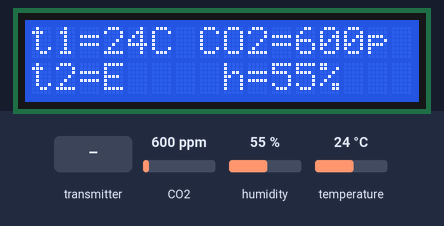
Bench run of a sketch on a simulated Arduino Uno, built with avr-gcc and run on an emulated ATmega328P. Shown: 16×2 character LCD. The test bench sets the inputs (shaded band); at power-on: CO2 600 ppm, humidity 55 %, temperature 24 °C. No radio packets arrive unless stated; what the sketch prints to the serial monitor is not drawn.

Above: at 3.2 s.
3.3 s: the transmitter starts sending data.0 = 0
At 5.4 s:
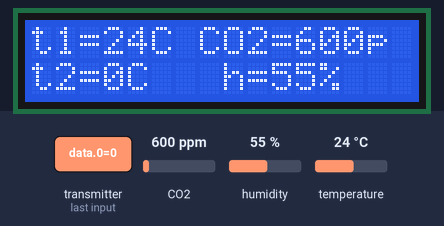
5.8 s: the transmitter starts sending data.0 = 1023
At 7.7 s:
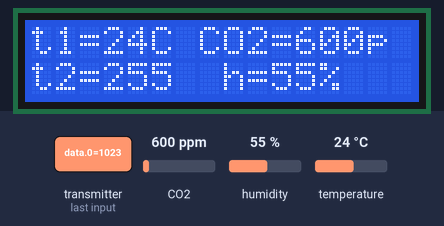
8.3 s: CO2 set to 452 ppm
At 8.7 s:
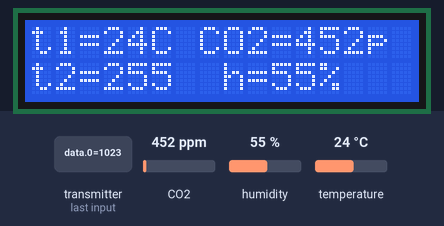
10.8 s: humidity set to 22 %
At 13.0 s:
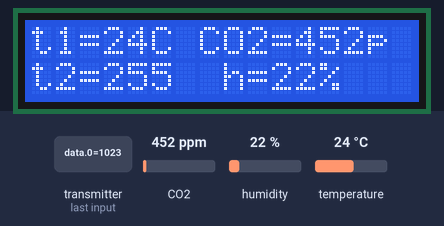
14.0 s: temperature set to 12 °C
At 15.2 s:
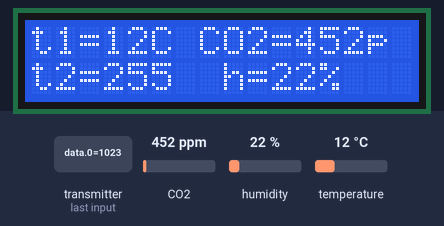
16.5 s: CO2 set to 1050 ppm
At 17.4 s:
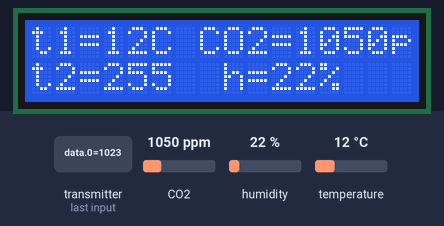
Timing chart, 0 to 19.5 s (numbered marks = the images above; inputs shaded):
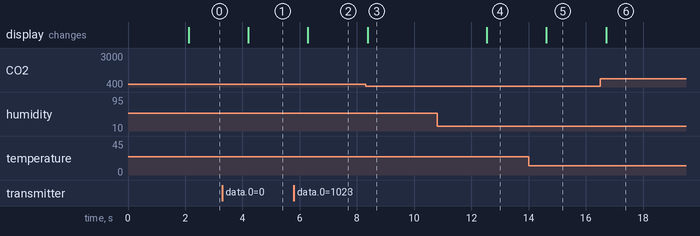

Measured:
- after the input at 3.3 s, the display: changes after 0.91 s (image 1)
- after the input at 5.8 s, the display: changes after 0.49 s (image 2)
- after the input at 8.3 s, the display: changes after 0.07 s (image 3)
- after the input at 10.8 s, the display: changes after 1.7 s (image 4)
- after the input at 14.0 s, the display: changes after 0.62 s (image 5)
- after the input at 16.5 s, the display: changes after 0.21 s (image 6)

The sketch:

priem.ino
```cpp
#include <MQ135.h>

#include <DHT.h>

#include <LiquidCrystal_I2C.h>
#include <SPI.h>
#include <nRF24L01.h>
#include <RF24.h>
#include <RF24_config.h>
#define Gas A1
#define DHTTYPE DHT11   // DHT 22  (AM2302), AM2321
#define DHTPIN 3
LiquidCrystal_I2C lcd(0x27,16,2);
RF24 radio(8, 10);
int data[1];
const uint32_t pipe = 111156789; // адрес рабочей трубы;
DHT dht(DHTPIN, DHTTYPE);
MQ135 gasSensor = MQ135(Gas); // инициализация объекта датчика
///////////////////////////////
int Tgatchick(){
  float t = dht.readTemperature();
  return t;
}
int Hdatchick()
{
  int h=dht.readHumidity();
  return h;
}
void setup() {
  // put your setup cod
 radio.begin();  // инициализация
  delay(2000);
  radio.setDataRate(RF24_1MBPS); // скорость обмена данными RF24_1MBPS или RF24_2MBPS
  radio.setCRCLength(RF24_CRC_8); // размер контрольной суммы 8 bit или 16 bit
  radio.setChannel(0x6f);         // установка канала
  radio.setAutoAck(false);       // автоответ
  radio.openReadingPipe(1, pipe); // открыть трубу на приём
  radio.startListening();        // приём

  dht.begin();
  lcd.init();                       //  Инициируем работу с LCD дисплеем
    lcd.backlight();                  //  Включаем подсветку LCD дисплея
    lcd.setCursor(0, 0);


    Serial.begin(9600);
}

void loop() {
  float rzero = gasSensor.getRZero(); // чтение калибровочных данных
  Serial.println(rzero);
  // put your main code here, to run repeatedly:
lcd.clear();
lcd.print("t1=");
lcd.print(int(dht.readTemperature()));
lcd.print("C");
lcd.setCursor(6, 0);
lcd.print(" CO2=");
lcd.print(int(gasSensor.getPPM()));
lcd.print("p");
lcd.setCursor(0, 1);
lcd.print("t2=");
if(radio.available())
   {                                // Если в буфере имеются принятые данные
        radio.read(data, 1);
        Serial.println(data[0]);
        lcd.print(data[0]);
        lcd.print("C");
   }
   else {
    Serial.println("error-");
   lcd.print("E") ;
   }

lcd.setCursor(6,1);
lcd.print("  h=");
lcd.print(int(dht.readHumidity()));
lcd.print("%");
delay(2000);
Serial.println("---------------------------------------------------------------------------------");

}
```
